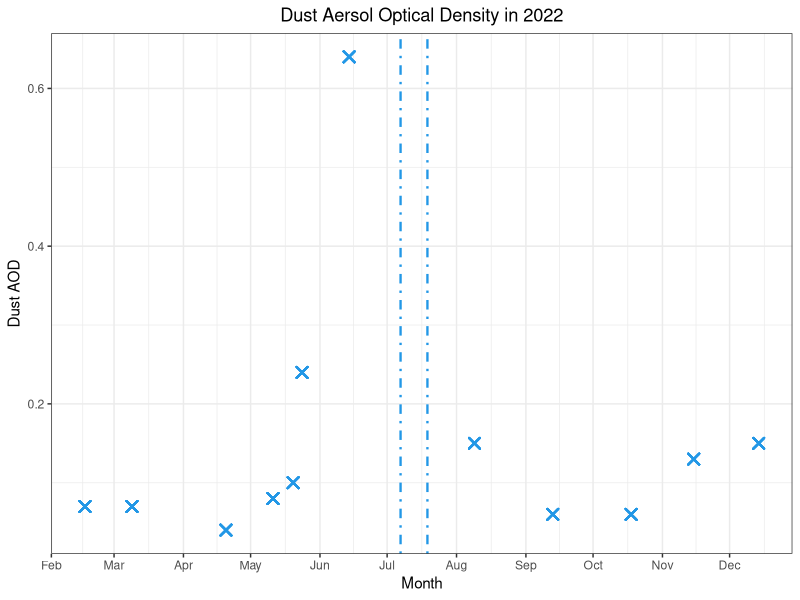
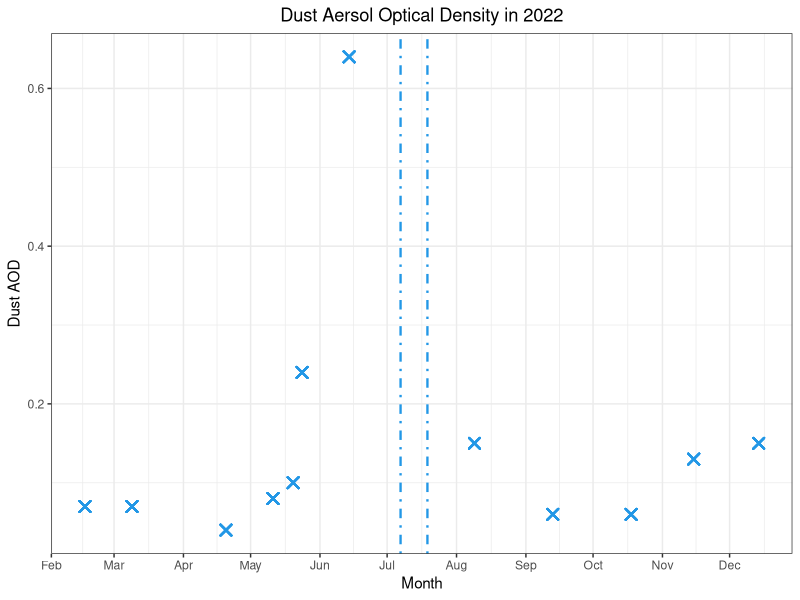

Recreate these plots in R, in order.
## ---- chunk 1
library(here)
library(tidyverse)
library(ggpubr)
library(lubridate)
## ---- chunk 2
dust<-read_csv(here("data", "processed_data", "tx_master.csv")) 
## ---- chunk 3
dust<-
  dust %>%
  select(Dust, date, SUM, Type)
## ---- chunk 4
month<- dust %>%
  filter(Type %in% "Monthly") #%>%
# filter(between(date, as.Date('2022-02-01'), as.Date('2022-08-28')))
## ---- chunk 5
dust %>%
  filter(date %in% as.Date('2022-02-01') : as.Date('2022-12-15'))%>%
  ggplot() + geom_line(
    aes(x = date,
        y = SUM)) +
  theme_bw()+
  labs(
    title = "Dust Aersol Optical Density in 2022",
    x = "Month",
    y = "Dust AOD")+
  theme(plot.title = element_text(hjust = 0.5)) +
  geom_vline(xintercept = as.Date("2022-07-07"), color = "4c848c", size = 0.8, linetype = "dotdash") +
  geom_vline(xintercept = as.Date("2022-07-19"), color = "4c848c", size =0.8, linetype =    "dotdash") +
  scale_x_date(date_breaks = "1 month", date_labels = "%b") +
  geom_point(data = month,
             aes(x = date,
                 y = SUM),
             shape = 4,
             size = 3,
             color = "4c848c",
             stroke = 1)

ggsave(here("results", "plots", "dust_2022.png"))
